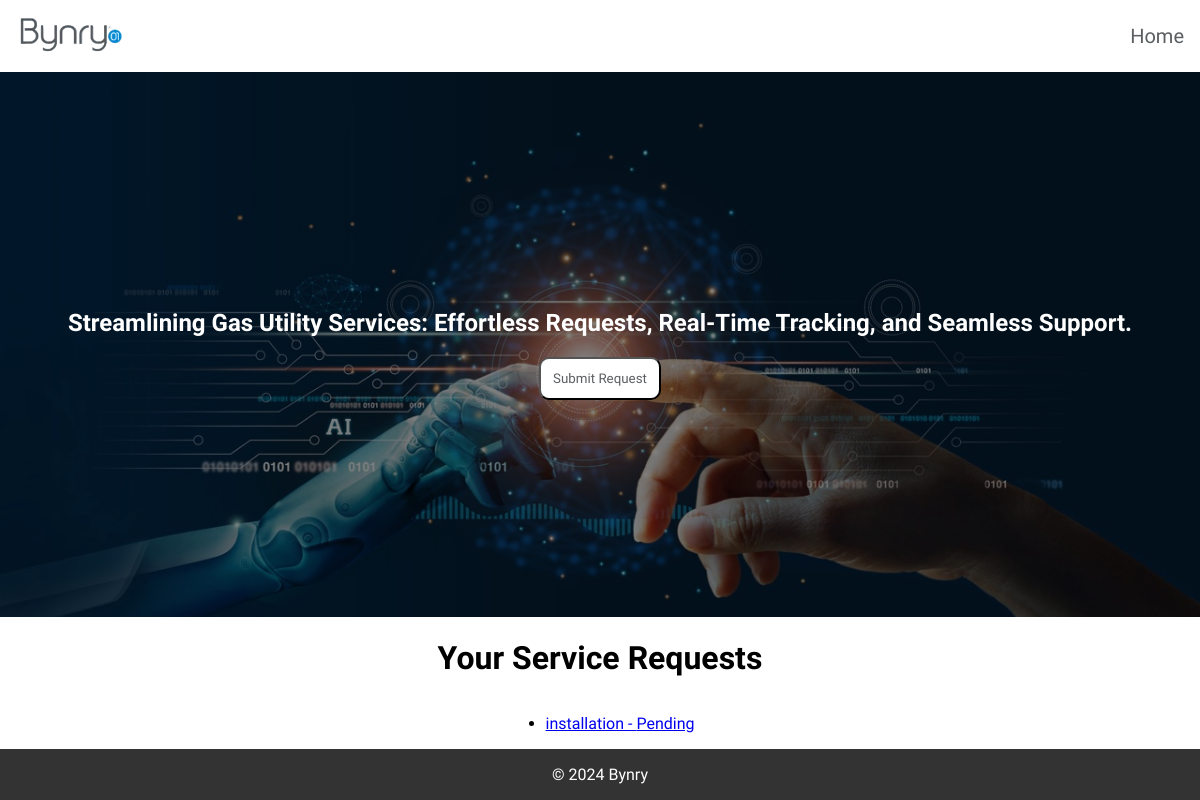
The app's page /requests/, older data.
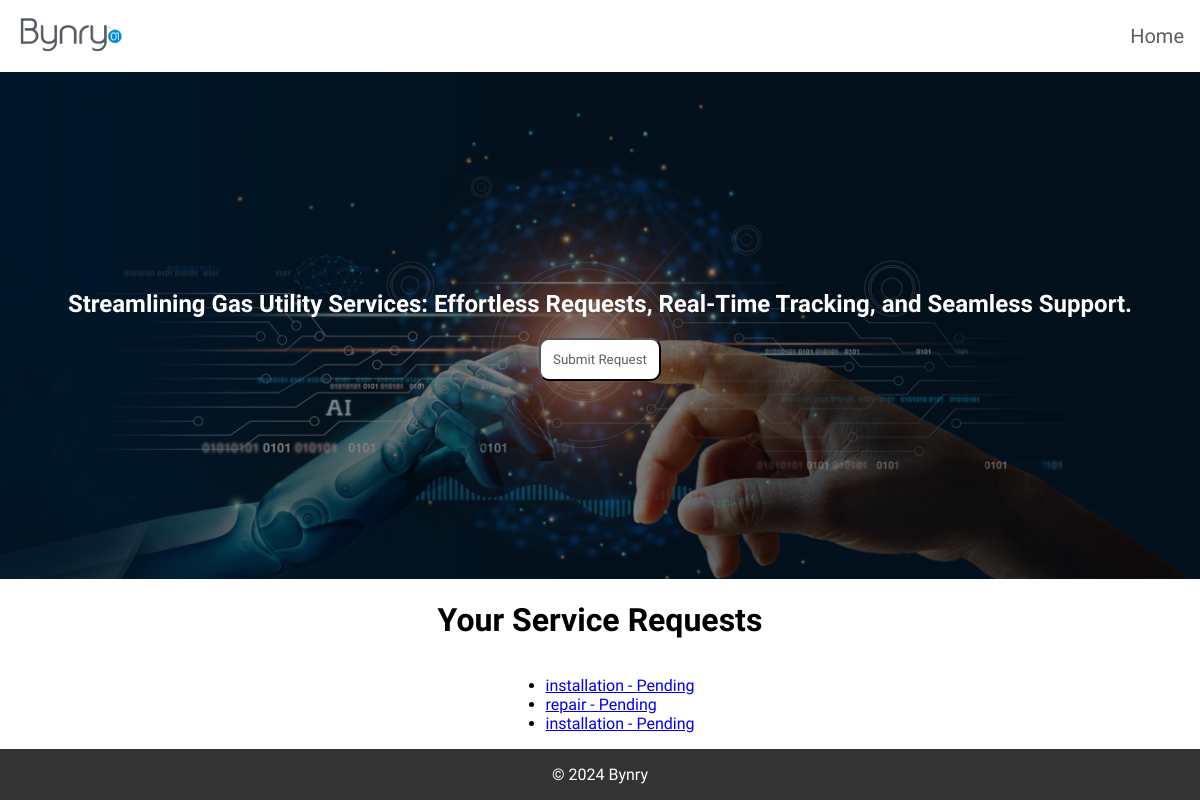
The same page, newer data.
### gas_service/models.py (models this page shows, shortened)
class ServiceRequest(models.Model):
    SERVICE_CHOICES = [
        ('installation', 'Installation'),
        ('repair', 'Repair'),
        ('maintenance', 'Maintenance'),
    ]
    customer_name = models.CharField(max_length=100)
    email = models.EmailField()
    service_type = models.CharField(max_length=50, choices=SERVICE_CHOICES)
    description = models.TextField()
    attachment = models.FileField(upload_to='attachments/', blank=True, null=True)
    status = models.CharField(max_length=50, default='Pending')
    created_at = models.DateTimeField(auto_now_add=True)
    resolved_at = models.DateTimeField(blank=True, null=True)

### gas_service/views.py (the view)
# urls.py: path('requests/', views.request_list, name='request_list'),  # List of Service Requests
def request_list(request):
    requests = ServiceRequest.objects.all().order_by('-created_at')
    return render(request, 'request_list.html', {'requests': requests})

### gas_service/templates/request_list.html
{% extends 'base.html' %}
{% block content %}
<h1>Your Service Requests</h1>
<ul>
    {% for request in requests %}
    <li>
        <a href="{% url 'request_detail' request.pk %}">{{ request.service_type }} - {{ request.status }}</a>
    </li>
    {% endfor %}
</ul>
{% endblock %}

### gas_service/templates/base.html (shortened to what this page needs)
<!DOCTYPE html>
<html lang="en">
<head>
    {% load static %}
</head>
<body style="margin: 0; padding: 0; display: flex; flex-direction: column; min-height: 100vh;">
    <header style="background-color: white; color: #5b5f62; padding: 1rem;">
        <nav style="display: flex; justify-content: space-between; align-items: center;">
            <img src="../static/img/logo.png" style="margin: 0; height: 40px;"></img>
            <ul style="list-style: none; margin: 0; padding: 0; display: flex; gap: 1rem;">
                <li><a href="{% url 'home' %}" style="color: #5b5f62; text-decoration: none; font-weight: 500; font-size: 20px; font-family: 'Sora', sans-serif;">Home</a></li>
            </ul>
        </nav>
    </header>
    <main style="flex: 1; display: flex; justify-content: center; align-items: center; position: relative; background-image: url('../static/img/image.png'); background-size: cover; background-position: center;">
        <div style="position: absolute; top: 0; left: 0; width: 100%; height: 100%; background-color: rgba(0, 0, 0, 0.5); z-index: 0;"></div>
        <div style="z-index: 1; text-align: center;">
            <h2 style="color: white; font-family: 'Sora', sans-serif;">Streamlining Gas Utility Services: Effortless Requests, Real-Time Tracking, and Seamless Support.</h2>
            <a href="{% url 'submit_request' %}" style="text-decoration: none;">
                <button style="background-color: white; color: #5b5f62; font-family: 'Sora', sans-serif; border-radius: 10px; padding: 12px; display: inline-block;">Submit Request</button>
            </a>
        </div>
    </main>
    <main style="font-family: 'Sora', sans-serif; display: flex; flex-direction: column; align-items: center; justify-content: center; border: #333; border-radius: 20px;">
        {% block content %}
        {% endblock %}
    </main>
    <footer style="font-family: 'Sora', sans-serif; background-color: #333; color: white; text-align: center; padding: 1rem;">
        <p style="margin: 0;">&copy; 2024 Bynry</p>
    </footer>
</body>
</html>

Row changes from the older to the newer data that the page shows:
added ServiceRequest: service_type "installation", status "Pending"
added ServiceRequest: service_type "repair", status "Pending"
